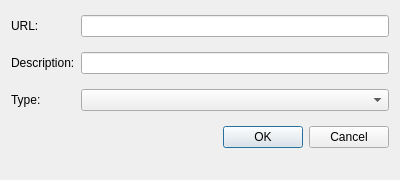
<?xml version="1.0" encoding="UTF-8"?>
<ui version="4.0">
 <class>Dialog</class>
 <widget class="QDialog" name="Dialog">
  <property name="geometry">
   <rect>
    <x>0</x>
    <y>0</y>
    <width>400</width>
    <height>180</height>
   </rect>
  </property>
  <property name="windowTitle">
   <string>Dialog</string>
  </property>
  <property name="modal">
   <bool>true</bool>
  </property>
  <layout class="QFormLayout" name="formLayout">
   <property name="verticalSpacing">
    <number>15</number>
   </property>
   <property name="topMargin">
    <number>15</number>
   </property>
   <item row="0" column="0">
    <widget class="QLabel" name="urlLabel">
     <property name="text">
      <string>URL:</string>
     </property>
    </widget>
   </item>
   <item row="0" column="1">
    <widget class="QLineEdit" name="urlLineEdit"/>
   </item>
   <item row="1" column="0">
    <widget class="QLabel" name="descLabel">
     <property name="text">
      <string>Description:</string>
     </property>
    </widget>
   </item>
   <item row="1" column="1">
    <widget class="QLineEdit" name="descLineEdit"/>
   </item>
   <item row="2" column="0">
    <widget class="QLabel" name="imgTypeLabel">
     <property name="text">
      <string>Type:</string>
     </property>
    </widget>
   </item>
   <item row="4" column="0" colspan="2">
    <widget class="QDialogButtonBox" name="buttonBox">
     <property name="orientation">
      <enum>Qt::Horizontal</enum>
     </property>
     <property name="standardButtons">
      <set>QDialogButtonBox::Cancel|QDialogButtonBox::Ok</set>
     </property>
    </widget>
   </item>
   <item row="2" column="1">
    <widget class="QComboBox" name="imgTypeComboBox"/>
   </item>
  </layout>
 </widget>
 <resources/>
 <connections>
  <connection>
   <sender>buttonBox</sender>
   <signal>accepted()</signal>
   <receiver>Dialog</receiver>
   <slot>accept()</slot>
   <hints>
    <hint type="sourcelabel">
     <x>248</x>
     <y>254</y>
    </hint>
    <hint type="destinationlabel">
     <x>157</x>
     <y>274</y>
    </hint>
   </hints>
  </connection>
  <connection>
   <sender>buttonBox</sender>
   <signal>rejected()</signal>
   <receiver>Dialog</receiver>
   <slot>reject()</slot>
   <hints>
    <hint type="sourcelabel">
     <x>316</x>
     <y>260</y>
    </hint>
    <hint type="destinationlabel">
     <x>286</x>
     <y>274</y>
    </hint>
   </hints>
  </connection>
 </connections>
</ui>
